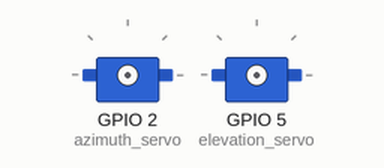
A sketch run on a simulated ESP32. On the bench: 2 × servo. WiFi joins after 1.5 s; servers stay silent unless stated; the local clock reads 2024-03-15 10:24:30 at power-on unless the sketch sets it; what the sketch prints to the serial monitor is not drawn.

Above: at 0.1 s.
At 2.6 s:
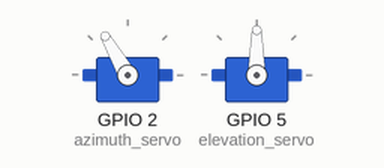
At 6.7 s:
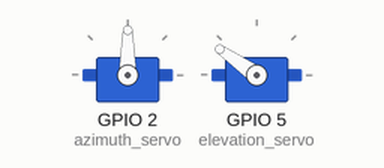
At 8.7 s:
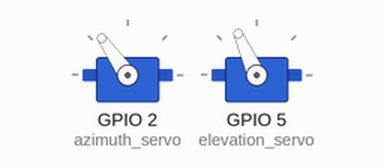
Timing chart, 0 to 10.2 s (numbered marks = the images above):
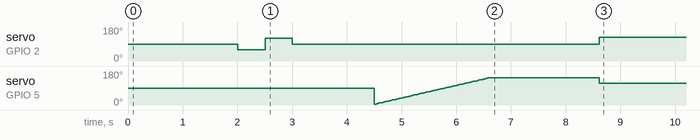

The sketch:

ESP_Sun_Tracking_Servo_Gimbal_01.ino
```cpp
// (licence header left out)
#include <WiFi.h>    // Built-in
#include <time.h>    // Built-in
#include <Servo.h>   // https://github.com/jkb-git/ESP32Servo

const char* ssid     = "your-SSID";
const char* password = "your-PASSWORD";

float Lon = -2.33 * DEG_TO_RAD,
      Lat = 51.37 * DEG_TO_RAD,
      elevation,
      azimuth;

#define elevation_servo 5
#define azimuth_servo   2

int sun_azimuth;
int sun_elevation;

String time_str, current_hour, current_minute, current_day, current_month, current_year;

Servo Azi_servo;
Servo Ele_servo;

void setup() {
  Serial.begin(115200);
  StartWiFi(ssid, password);
  StartTime();
  UpdateLocalTime();
  Azi_servo.attach(azimuth_servo);
  Ele_servo.attach(elevation_servo);
  test_azimuth();
  delay(1000);
  test_elevation(); // Stop at 145 which is vertical or 0 elevation
  delay(1000);
}

void loop() {
  // All time values must not be in DST
  UpdateLocalTime();
  Serial.println(Update_DateTime());

  Calculate_Sun_Position(current_hour.toInt(), current_minute.toInt(), 0, current_day.toInt(), current_month.toInt(), current_year.toInt()); // parameters are HH:MM:SS DD:MM:YY start from midnight and work out all 24 hour positions.

  Azi_servo.write(map(sun_azimuth, 90, 270, 180, 0));        // Align to azimuth
  if (sun_elevation < 0) sun_elevation = 0; // Point at horizon if less than horizon
  Ele_servo.write(145 - sun_elevation);  // map(value, fromLow, fromHigh, toLow, toHigh)

  delay(1 * 60 * 1000); // Wait 1-minute then check position again
}

void Calculate_Sun_Position(int hour, int minute, int second, int day, int month, int year) {
  float T, JDate_frac, L0, M, e, C, L_true, f, R, GrHrAngle, Obl, RA, Decl, HrAngle;
  long JDate, JDx;
  int   zone = 0;  //Unused variable but retained for continuity
  JDate      = JulianDate(year, month, day);
  JDate_frac = (hour + minute / 60. + second / 3600.0) / 24.0 - 0.5;
  T          = JDate - 2451545; T = (T + JDate_frac) / 36525.0;
  L0         = DEG_TO_RAD * fmod(280.46645 + 36000.76983 * T, 360);
  M          = DEG_TO_RAD * fmod(357.5291 + 35999.0503 * T, 360);
  e          = 0.016708617 - 0.000042037 * T;
  C          = DEG_TO_RAD * ((1.9146 - 0.004847 * T) * sin(M) + (0.019993 - 0.000101 * T) * sin(2 * M) + 0.00029 * sin(3 * M));
  f          = M + C;
  Obl        = DEG_TO_RAD * (23 + 26 / 60.0 + 21.448 / 3600. - 46.815 / 3600 * T);
  JDx        = JDate - 2451545;
  GrHrAngle  = 280.46061837 + (360 * JDx) % 360 + 0.98564736629 * JDx + 360.98564736629 * JDate_frac;
  GrHrAngle  = fmod(GrHrAngle, 360.0);
  L_true     = fmod(C + L0, 2 * PI);
  R          = 1.000001018 * (1 - e * e) / (1 + e * cos(f));
  RA         = atan2(sin(L_true) * cos(Obl), cos(L_true));
  Decl       = asin(sin(Obl) * sin(L_true));
  HrAngle    = DEG_TO_RAD * GrHrAngle + Lon - RA;
  elevation  = asin(sin(Lat) * sin(Decl) + cos(Lat) * (cos(Decl) * cos(HrAngle)));
  azimuth    = PI + atan2(sin(HrAngle), cos(HrAngle) * sin(Lat) - tan(Decl) * cos(Lat)); // Azimuth measured east from north, so 0 degrees is North
  sun_azimuth   = azimuth   / DEG_TO_RAD;
  sun_elevation = elevation / DEG_TO_RAD;
  Serial.println("Longitude and latitude " + String(Lon / DEG_TO_RAD, 3) + " " + String(Lat / DEG_TO_RAD, 3));
  Serial.println("Year\tMonth\tDay\tHour\tMinute\tSecond\tElevation\tAzimuth");
  Serial.print(String(year) + "\t" + String(month) + "\t" + String(day) + "\t" + String(hour - zone) + "\t" + String(minute) + "\t" + String(second) + "\t");
  Serial.println(String(elevation / DEG_TO_RAD, 0) + "\t\t" + String(azimuth / DEG_TO_RAD, 0));
}

long JulianDate(int year, int month, int day) {
  long JDate;
  int A, B;
  if (month <= 2) {year--; month += 12;}
  A = year / 100; B = 2 - A + A / 4;
  JDate = (long)(365.25 * (year + 4716)) + (int)(30.6001 * (month + 1)) + day + B - 1524;
  return JDate;
}

////////////// WiFi, Time and Date Functions /////////////////
int StartWiFi(const char* ssid, const char* password) {
  int connAttempts = 0;
  Serial.print(F("\r\nConnecting to: ")); Serial.println(String(ssid));
  WiFi.begin(ssid, password);
  while (WiFi.status() != WL_CONNECTED ) {
    delay(500); Serial.print(".");
    if (connAttempts > 20) {
      Serial.println("\nFailed to connect to a Wi-Fi network");
      return false;
    }
    connAttempts++;
  }
  Serial.print(F("WiFi connected at: "));
  Serial.println(WiFi.localIP());
  return true;
}

void StartTime() {
  configTime(0, 0, "0.uk.pool.ntp.org", "time.nist.gov");
  setenv("TZ", "GMT0BST,M3.5.0/01,M10.5.0/02", 1); // Change for your location
  UpdateLocalTime();
}

void UpdateLocalTime() {
  struct tm timeinfo;
  while (!getLocalTime(&timeinfo)) {
    Serial.println("Failed to obtain time");
  }
  //See http://www.cplusplus.com/reference/ctime/strftime/
  Serial.println(&timeinfo, "%a %b %d %Y   %H:%M:%S"); // Displays: Saturday, June 24 2017 14:05:49
  char output[50];
  strftime(output, 50, "%a %d-%b-%y  (%H:%M:%S)", &timeinfo);
  time_str = output;
}

String GetTime() {
  struct tm timeinfo;
  while (!getLocalTime(&timeinfo)) {
    Serial.println("Failed to obtain time - trying again");
  }
  //See http://www.cplusplus.com/reference/ctime/strftime/
  //Serial.println(&timeinfo, "%a %b %d %Y %H:%M:%S"); // Displays: Saturday, June 24 2017 14:05:49
  char output[50];
  strftime(output, 50, "%d/%m/%y %H:%M:%S", &timeinfo); //Use %m/%d/%y for USA format
  time_str = output;
  Serial.println(time_str);
  return time_str; // returns date-time formatted like this "11/12/17 22:01:00"
}

String Update_DateTime() {
  struct tm timeinfo;
  while (!getLocalTime(&timeinfo)) {
    Serial.println("Failed to obtain time - trying again");
  }
  //See http://www.cplusplus.com/reference/ctime/strftime/
  char output[50];
  strftime(output, 50, "%H", &timeinfo);
  current_hour   = output;
  strftime(output, 50, "%M", &timeinfo);
  current_minute = output;
  strftime(output, 50, "%d", &timeinfo);
  current_day    = output;
  strftime(output, 50, "%m", &timeinfo);
  current_month  = output;
  strftime(output, 50, "%Y", &timeinfo);
  current_year   = output;
  Serial.println(time_str);
  return time_str; // returns date-time formatted like this "11/12/17 22:01:00"
}

void test_azimuth() {
  Azi_servo.write(90);  // Centre position
  delay(500);
  Azi_servo.write(60);  // Centre position
  delay(500);
  Azi_servo.write(120); // Centre position
  delay(500);
  Azi_servo.write(90);  // Centre position
  delay(500);
}

void test_elevation() {
  for (int a = 5; a < 145; a = a + 2) {
    Ele_servo.write(a);  // Centre position
    delay(30);
  }
  Ele_servo.write(145);  // Centre position
  delay(1000);
}
```

Measured:
- by itself, servo on GPIO 2 (azimuth_servo): 90° → 60° at 2.0 s, → 120° 0.50 s later, → 90° 0.50 s later, → 125° 5.6 s later
